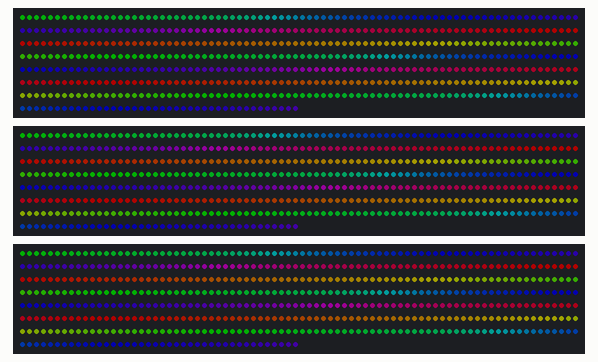
Bench run of a sketch on a simulated Teensy 4. Parts: 3 × 600 RGB LEDs in strip order, left to right, continuing on the next row. Dim RGB values are drawn brighter than linear.

Above: at 0.21 s.
At 4.76 s:
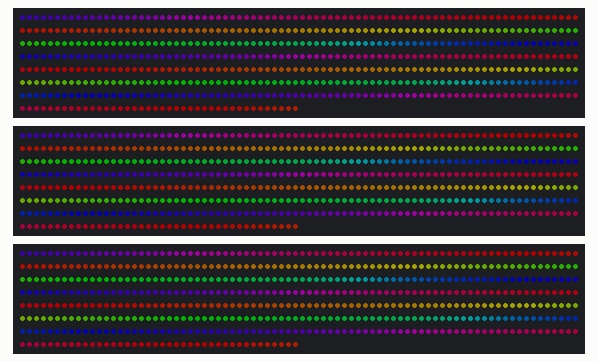
At 9.96 s:
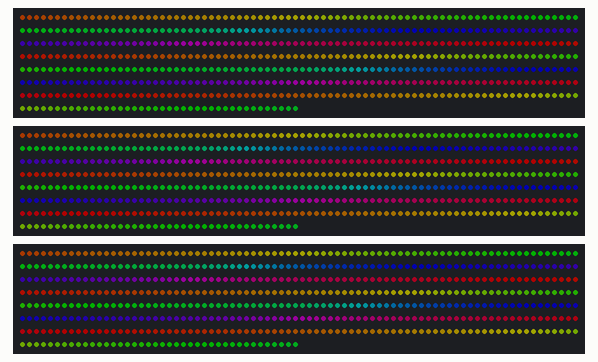
At 19.72 s:
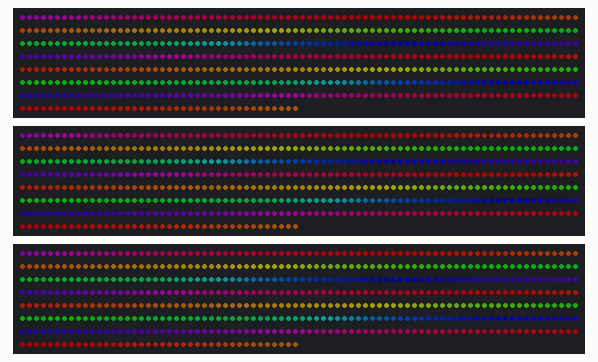
At 29.47 s:
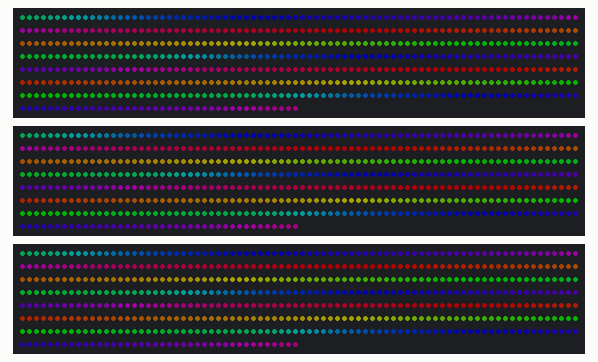
At 39.54 s:
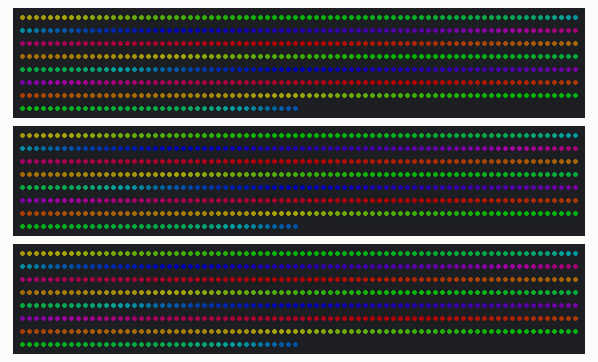

The sketch:

ReactiveTeensy.ino
```cpp
#include <FastLED.h>

// How many leds in your strip?
#define NUM_LEDS_1 600
#define NUM_LEDS_2 600
#define NUM_LEDS_3 600
#define DATA_PIN_1 2
#define DATA_PIN_2 3
#define DATA_PIN_3 4
#define BRIGHTNESS 100
CRGB leds_1[NUM_LEDS_1];
CRGB leds_2[NUM_LEDS_2];
CRGB leds_3[NUM_LEDS_3];
int ledNewOn = NUM_LEDS_1;
int ledOldOn = 0;
const int sampleWindow = 50; // Sample window width in mS (50 mS = 20Hz)
int microphonePin = A8;    // select the input pin for the potentiometer
unsigned int sample;

typedef void (*SimplePatternList[])();

uint8_t gCurrentPatternNumber = 0; // Index number of which pattern is current
uint8_t gHue = 100; // rotating "base color" used by many of the patterns

void setup() {
  Serial.begin(9600); // open the serial port at 9600 bps:
  FastLED.addLeds<NEOPIXEL, DATA_PIN_1>(leds_1, NUM_LEDS_1);
    FastLED.addLeds<NEOPIXEL, DATA_PIN_2>(leds_2, NUM_LEDS_2);
    FastLED.addLeds<NEOPIXEL, DATA_PIN_3>(leds_3, NUM_LEDS_3);
  FastLED.setBrightness(BRIGHTNESS);
}

void loop() {
  //**********************************************************************
  // Read from microphone
  //**********************************************************************
  //  unsigned long startMillis = millis(); // Start of sample window
  //  unsigned int peakToPeak = 0;   // peak-to-peak level
  //
  //  unsigned int signalMax = 0;
  //  unsigned int signalMin = 1024;
  //
  //  // collect data for 50 mS
  //  while (millis() - startMillis < sampleWindow)
  //  {
  //    sample = analogRead(microphonePin);
  //    //    Serial.println(analogRead(microphonePin));
  //    if (sample < 1024)  // Sanitize input
  //    {
  //      if (sample > signalMax) // Save just the max levels
  //      {
  //        signalMax = sample;
  //      }
  //      else if (sample < signalMin) // Save just the min levels
  //      {
  //        signalMin = sample;
  //      }
  //    }
  //  }
  //
  //  peakToPeak = signalMax - signalMin;  // max - min = peak-peak amplitude
  //
  //  double volts = (peakToPeak * 5.0) / 1024;  // convert to volts
  //
  //  ledNewOn = ceil(volts * 50);
  //
  //
  //
  //  //  Serial.println(peakToPeak);
  //
  //  // Cut-off at NUM_LEDS
  //  if (ledNewOn > NUM_LEDS_1) {
  //    ledNewOn = NUM_LEDS_1;
  //  }

  // Call the reactive to sounds function
  reactive();

  //    Serial.println(millis() - startMillis);
  //  Serial.println(ledNewOn);
  //  for (int i = 0; i < NUM_LEDS_1; ++i) {
  //    leds_1[i] = CRGB::Red;
  //  }
  //  FastLED.show();
}

//**********************************************************************
// Helper method - reactive()
// Reacts to sounds
//**********************************************************************
void reactive() {
  for (int i = 0; i < NUM_LEDS_1; ++i) {
    leds_1[i] = CRGB::Black;
    leds_2[i] = CRGB::Black;
    leds_3[i] = CRGB::Black;
  }

  for (int i = 0; i < ledNewOn; ++i) {
    leds_1[i] = CHSV(i + gHue, 255, 192);
    leds_2[i] = CHSV(i + gHue, 255, 192);
    leds_3[i] = CHSV(i + gHue, 255, 192);
    //    leds_1[i] = CRGB::White; // set to full white!
  }

  ledOldOn = ledNewOn;
  gHue = gHue + 1;
  FastLED.show();
}
```
